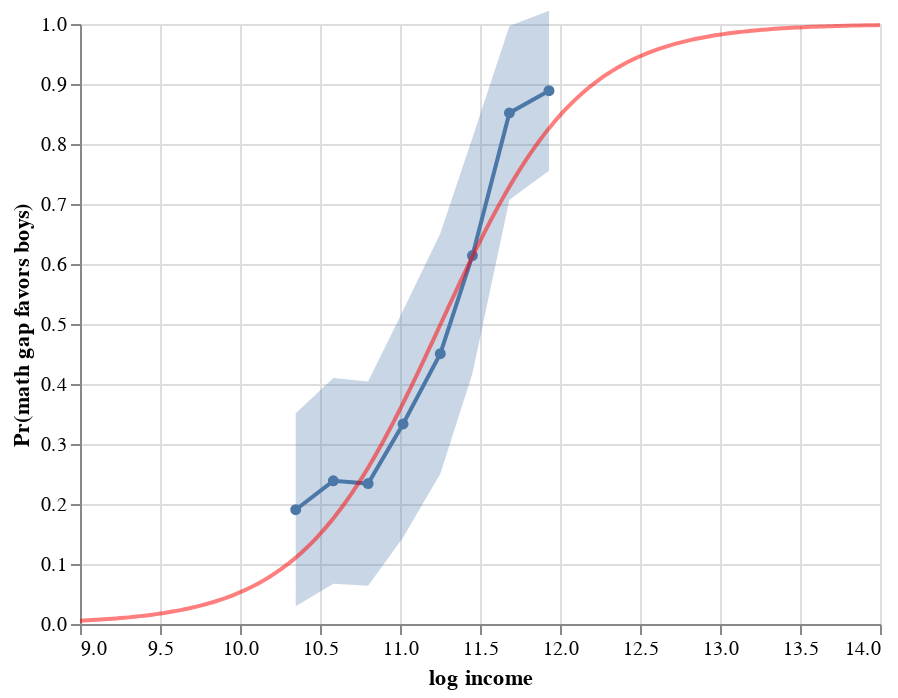

Source (notebook cell):
### Markdown cell above
We can superimpose the predicted probabilities for a fine grid of log median incomes on the data figure we had made previously to compare the fitted model with the observed values:

### Code cell
# grid of log income values
grid_df = pd.DataFrame({
    'log_income': np.linspace(9, 14, 200)
})

# add predictions
grid_df['pred'] = fit.predict(sm.add_constant(grid_df))

# plot predictions against income
model_viz = alt.Chart(grid_df).mark_line(color = 'red', opacity = 0.5).encode(
    x = 'log_income',
    y = 'pred'
)

# superimpose on data figure
trend + band + model_viz

### Figure 1 — Vega-Lite specification as saved in the notebook (floating-point values rounded to 4 significant figures; data arrays with more than 128 entries replaced by an {"elided": "..."} marker saying what was removed)
{"config": {"view": {"continuousWidth": 400, "continuousHeight": 300}}, "layer": [{"mark": {"type": "line", "point": true}, "encoding": {"x": {"field": "log_income_mean", "title": "log income", "type": "quantitative"}, "y": {"field": "favors_boys_mean", "title": "Pr(math gap favors boys)", "type": "quantitative"}}}, {"mark": {"type": "area", "opacity": 0.3}, "encoding": {"x": {"field": "log_income_mean", "type": "quantitative"}, "y": {"field": "lwr", "scale": {"domain": [0, 1]}, "type": "quantitative"}, "y2": {"field": "upr"}}, "transform": [{"calculate": "datum.favors_boys_mean - 0.4*datum.favors_boys_std", "as": "lwr"}, {"calculate": "datum.favors_boys_mean + 0.4*datum.favors_boys_std", "as": "upr"}]}, {"data": {"name": "data-3b11bba8ada3b2f4b0d389391a1a4aaa"}, "mark": {"type": "line", "color": "red", "opacity": 0.5}, "encoding": {"x": {"field": "log_income", "type": "quantitative"}, "y": {"field": "pred", "type": "quantitative"}}}], "data": {"name": "data-7cbcba132c06535cfd975edce3695c85"}, "$schema": "https://vega.github.io/schema/vega-lite/v4.17.0.json", "datasets": {"data-7cbcba132c06535cfd975edce3695c85": [{"log_income_mean": 10.35, "log_income_std": 0.06097, "favors_boys_mean": 0.1905, "favors_boys_std": 0.4024}, {"log_income_mean": 10.58, "log_income_std": 0.06718, "favors_boys_mean": 0.2386, "favors_boys_std": 0.4287}, {"log_income_mean": 10.8, "log_income_std": 0.06786, "favors_boys_mean": 0.234, "favors_boys_std": 0.4257}, {"log_income_mean": 11.02, "log_income_std": 0.06916, "favors_boys_mean": 0.3333, "favors_boys_std": 0.4732}, {"log_income_mean": 11.25, "log_income_std": 0.06559, "favors_boys_mean": 0.4505, "favors_boys_std": 0.5003}, {"log_income_mean": 11.45, "log_income_std": 0.0599, "favors_boys_mean": 0.614, "favors_boys_std": 0.4911}, {"log_income_mean": 11.68, "log_income_std": 0.06825, "favors_boys_mean": 0.8519, "favors_boys_std": 0.362}, {"log_income_mean": 11.93, "log_income_std": 0.06761, "favors_boys_mean": 0.8889, "favors_boys_std": 0.3333}], "data-3b11bba8ada3b2f4b0d389391a1a4aaa": {"elided": "200 records"}}}
